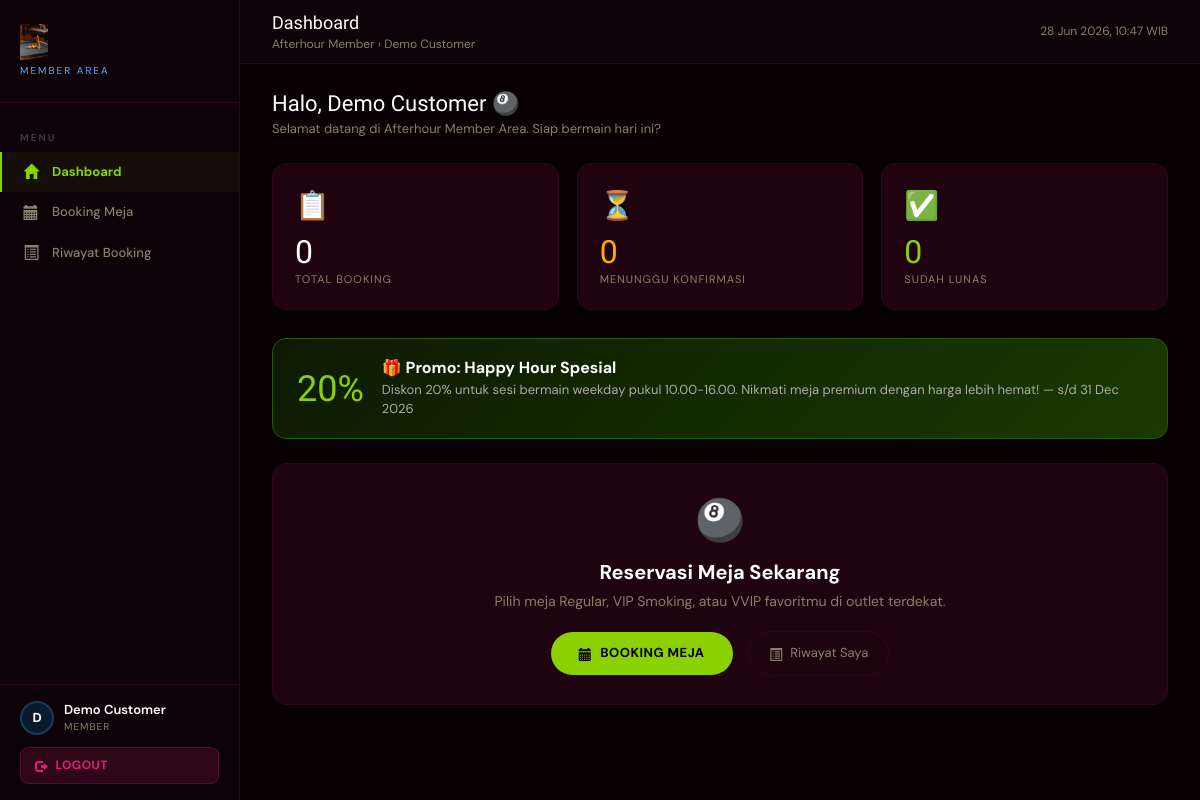
Page /dashboardcustomer.php (signed in) on the committed database.
### tables this page shows
CREATE TABLE IF NOT EXISTS discounts (
    discount_id     INT PRIMARY KEY AUTO_INCREMENT,
    title           VARCHAR(100) NOT NULL,
    description     TEXT NOT NULL,
    discount_pct    DECIMAL(5,2) NOT NULL,
    valid_from      DATE NOT NULL,
    valid_until     DATE NOT NULL,
    is_active       TINYINT(1) DEFAULT 1,
    created_at      DATETIME DEFAULT CURRENT_TIMESTAMP
);

### class/class.Connection.php (called while the page is built, shortened)
<?php
class Connection
{
    public function __construct()
    {
        $this->connection = mysqli_connect("localhost", "root", "", "afterhour_db");
    }
}
?>

### class/class.Booking.php (called while the page is built, shortened)
<?php
require_once(__DIR__ . '/class.Connection.php');
class Booking extends Connection
{
    public function SelectCustomerBookings($userid)
    {
        $uid = (int)$userid;
        $sql = "SELECT b.*, o.outlet_name, t.table_number, t.class_type
                FROM bookings b
                INNER JOIN billiard_tables t ON b.table_id=t.table_id
                INNER JOIN outlets o ON t.outlet_id=o.outlet_id
                WHERE b.userid=$uid
                ORDER BY b.booking_date DESC, b.start_time DESC";
        $res = mysqli_query($this->connection,$sql);
        $arr = [];
        return $arr;
    }
}
?>

### class/class.Discount.php (called while the page is built, shortened)
<?php
require_once(__DIR__ . '/class.Connection.php');
class Discount extends Connection
{
    public function __get($a)    { if (property_exists($this,$a)) return $this->$a; }
    public function SelectActiveDiscounts()
    {
        $today = date('Y-m-d');
        $sql   = "SELECT * FROM discounts WHERE is_active=1 AND valid_from<='$today' AND valid_until>='$today' ORDER BY discount_pct DESC";
        $res   = mysqli_query($this->connection,$sql);
        $arr   = [];
        while ($d = mysqli_fetch_assoc($res)) {
            $o = new Discount();
            $o->discount_id  = $d['discount_id'];
            $o->title        = $d['title'];
            $o->description  = $d['description'];
            $o->discount_pct = $d['discount_pct'];
            $o->valid_from   = $d['valid_from'];
            $o->valid_until  = $d['valid_until'];
            $o->is_active    = $d['is_active'];
            $arr[] = $o;
        }
        return $arr;
    }
}
?>

### dashboardcustomer.php (the view, shortened to what this page needs)
<?php
require_once('class/class.Booking.php');
require_once('class/class.Discount.php');
$objBooking = new Booking();
$objDiscount= new Discount();
$myBookings      = $objBooking->SelectCustomerBookings($_SESSION['userid']);
$activeDiscounts = $objDiscount->SelectActiveDiscounts();
$pendingCount    = count(array_filter($myBookings, fn($b) => $b->payment_status == 'Pending'));
$paidCount       = count(array_filter($myBookings, fn($b) => $b->payment_status == 'Paid'));
?>
<!DOCTYPE html>
<html lang="id">
<head>
    <link rel="stylesheet" href="https://maxcdn.bootstrapcdn.com/bootstrap/3.4.1/css/bootstrap.min.css">
</head>
<body>
<div class="sidebar">
    <div class="sidebar-brand">
        <img src="assets/logo/Afterhour.png" alt="Afterhour">
        <span class="role-tag">Member Area</span>
    </div>
    <nav class="sidebar-nav">
        <div class="nav-section-label">Menu</div>
        <a href="dashboardcustomer.php" class="nav-item <?= (!isset($_GET['p'])) ? 'active' : '' ?>">
            <span class="nav-icon glyphicon glyphicon-home"></span><span>Dashboard</span>
        </a>
        <a href="dashboardcustomer.php?p=booking" class="nav-item <?= (isset($_GET['p']) && $_GET['p']=='booking') ? 'active' : '' ?>">
            <span class="nav-icon glyphicon glyphicon-calendar"></span><span>Booking Meja</span>
        </a>
        <a href="dashboardcustomer.php?p=mybookings" class="nav-item <?= (isset($_GET['p']) && $_GET['p']=='mybookings') ? 'active' : '' ?>">
            <span class="nav-icon glyphicon glyphicon-list-alt"></span><span>Riwayat Booking</span>
        </a>
    </nav>
    <div class="sidebar-footer">
        <div class="user-mini">
            <div class="user-avatar"><?= strtoupper(substr($_SESSION['name'],0,1)) ?></div>
            <div>
                <div class="user-name"><?= htmlspecialchars($_SESSION['name']) ?></div>
                <div class="user-role">Member</div>
            </div>
        </div>
        <a href="logout.php" class="btn-logout">
            <span class="glyphicon glyphicon-log-out"></span><span>Logout</span>
        </a>
    </div>
</div>
<div class="main-content">
    <div class="topbar">
        <div>
            <div class="topbar-title">
                <?php
                $p = isset($_GET['p']) ? $_GET['p'] : 'home';
                $titles = ['booking'=>'Booking Meja','mybookings'=>'Riwayat Booking'];
                echo isset($titles[$p]) ? $titles[$p] : 'Dashboard';
                ?>
            </div>
            <div class="topbar-breadcrumb">Afterhour Member &rsaquo; <?= htmlspecialchars($_SESSION['name']) ?></div>
        </div>
        <div style="font-size:12px;color:#8A7E6C"><?= date('d M Y, H:i') ?> WIB</div>
    </div>
    <div class="page-body">
        <?php
        switch ($p) {
            default:
                ?>
                <div style="margin-bottom:24px">
                    <h2 style="font-family:'Boldonse',sans-serif;font-size:22px;color:#fff;margin:0 0 4px">Halo, <?= htmlspecialchars($_SESSION['name']) ?> 🎱</h2>
                    <p style="color:#8A7E6C;font-size:13px;margin:0">Selamat datang di Afterhour Member Area. Siap bermain hari ini?</p>
                </div>
                <div class="dash-grid">
                    <div class="dash-card">
                        <div class="dc-icon">📋</div>
                        <div class="dc-val"><?= count($myBookings) ?></div>
                        <div class="dc-label">Total Booking</div>
                    </div>
                    <div class="dash-card">
                        <div class="dc-icon">⏳</div>
                        <div class="dc-val" style="color:#ffaa00"><?= $pendingCount ?></div>
                        <div class="dc-label">Menunggu Konfirmasi</div>
                    </div>
                    <div class="dash-card">
                        <div class="dc-icon">✅</div>
                        <div class="dc-val" style="color:#8bd100"><?= $paidCount ?></div>
                        <div class="dc-label">Sudah Lunas</div>
                    </div>
                </div>
                <?php if (!empty($activeDiscounts)): $d = $activeDiscounts[0]; ?>
                <div class="promo-banner">
                    <div class="pb-pct"><?= (int)$d->discount_pct ?>%</div>
                    <div>
                        <h5>🎁 Promo: <?= htmlspecialchars($d->title) ?></h5>
                        <p><?= htmlspecialchars($d->description) ?> &mdash; s/d <?= date('d M Y',strtotime($d->valid_until)) ?></p>
                    </div>
                </div>
                <?php endif; ?>
                <div style="background:#1f0410;border:1px solid #2f0618;border-radius:14px;padding:28px;text-align:center;margin-top:8px">
                    <div style="font-size:40px;margin-bottom:12px">🎱</div>
                    <h4 style="color:#fff;font-family:'DM Sans',sans-serif;font-weight:700;font-size:20px;margin:0 0 8px">Reservasi Meja Sekarang</h4>
                    <p style="color:#8A7E6C;font-size:14px;margin:0 0 20px">Pilih meja Regular, VIP Smoking, atau VVIP favoritmu di outlet terdekat.</p>
                    <a href="dashboardcustomer.php?p=booking" class="btn-book-now">
                        <span class="glyphicon glyphicon-calendar"></span> BOOKING MEJA
                    </a>
                    <a href="dashboardcustomer.php?p=mybookings" class="btn-history">
                        <span class="glyphicon glyphicon-list-alt"></span> Riwayat Saya
                    </a>
                </div>
                <?php
                break;
        }
        ?>
    </div>
</div>
</body>
</html>

### dashboardcustomer.php (style rules this page uses)
* { box-sizing:border-box }
body { background:#070103;font-family:'DM Sans',sans-serif;margin:0;padding:0;color:#EDE8DC }
.sidebar { position:fixed;top:0;left:0;width:240px;height:100vh;background:#0d0208;border-right:1px solid #2f0618;z-index:100;display:flex;flex-direction:column }
.sidebar-brand { padding:24px 20px;border-bottom:1px solid #2f0618 }
.sidebar-brand img { height:36px;width:auto;object-fit:contain }
.sidebar-brand .role-tag { font-size:10px;color:#5aacff;letter-spacing:2px;text-transform:uppercase;margin-top:4px;display:block }
.sidebar-nav { flex:1;overflow-y:auto;padding:16px 0 }
.nav-section-label { font-size:10px;color:#4a3a42;letter-spacing:2px;text-transform:uppercase;padding:12px 20px 6px;font-weight:600 }
.nav-item { display:flex;align-items:center;gap:12px;padding:11px 20px;color:#8A7E6C;font-size:13px;font-weight:500;text-decoration:none;transition:all 0.2s;border-left:2px solid transparent }
.nav-item.active { color:#8bd100;border-left-color:#8bd100;background:rgba(139,209,0,0.06);font-weight:700 }
.nav-icon { font-size:15px;width:18px;text-align:center;flex-shrink:0 }
.sidebar-footer { padding:16px 20px;border-top:1px solid #2f0618 }
.user-mini { display:flex;align-items:center;gap:10px;margin-bottom:12px }
.user-avatar { width:34px;height:34px;border-radius:50%;background:#0a1a2a;border:2px solid #1a3a5a;display:flex;align-items:center;justify-content:center;font-weight:700;color:#fff;font-size:13px;overflow:hidden }
.user-name { font-size:13px;font-weight:600;color:#fff }
.user-role { font-size:10px;color:#8A7E6C;letter-spacing:1px;text-transform:uppercase }
.btn-logout { display:flex;align-items:center;gap:8px;width:100%;background:#2f0618;border:1px solid #4f1030;color:#e81b7b;font-size:12px;font-weight:700;padding:9px 14px;border-radius:8px;text-decoration:none;transition:all 0.2s;letter-spacing:0.5px;text-transform:uppercase }
.main-content { margin-left:240px;min-height:100vh;background:#070103 }
.topbar { background:#0d0208;border-bottom:1px solid #2f0618;padding:0 32px;height:64px;display:flex;align-items:center;justify-content:space-between;position:sticky;top:0;z-index:50 }
.topbar-title { font-family:'Boldonse',sans-serif;font-size:18px;color:#fff }
.topbar-breadcrumb { font-size:12px;color:#8A7E6C }
.page-body { padding:28px 32px }
.dash-grid { display:grid;grid-template-columns:repeat(3,1fr);gap:18px;margin-bottom:28px }
.dash-card { background:#1f0410;border:1px solid #2f0618;border-radius:14px;padding:22px;transition:border-color 0.3s }
.dash-card .dc-icon { font-size:28px;margin-bottom:10px }
.dash-card .dc-val { font-family:'Boldonse',sans-serif;font-size:32px;color:#fff;line-height:1;margin-bottom:4px }
.dash-card .dc-label { font-size:11px;color:#8A7E6C;letter-spacing:1px;text-transform:uppercase }
.btn-book-now { display:inline-flex;align-items:center;gap:8px;background:#8bd100;color:#000;font-weight:700;font-size:13px;padding:12px 28px;border-radius:30px;text-decoration:none;transition:all 0.3s;letter-spacing:0.5px }
.btn-history { display:inline-flex;align-items:center;gap:8px;background:transparent;color:#8A7E6C;font-size:13px;padding:12px 20px;border-radius:30px;text-decoration:none;border:1px solid #2f0618;transition:all 0.3s;margin-left:12px }
.promo-banner { background:linear-gradient(135deg,#0d1a00,#1a3a00);border:1px solid #2a5a00;border-radius:14px;padding:20px 24px;margin-bottom:24px;display:flex;align-items:center;gap:18px }
.promo-banner .pb-pct { font-family:'Boldonse',sans-serif;font-size:36px;color:#8bd100;line-height:1;flex-shrink:0 }
.promo-banner h5 { color:#fff;font-family:'DM Sans',sans-serif;font-weight:700;font-size:16px;margin:0 0 4px }
.promo-banner p { color:#aaa;font-size:13px;margin:0 }

### rows in the picture
discounts: discount_pct "20", title "Happy Hour Spesial", description "Diskon 20% untuk sesi bermain weekday pukul 10.00-16.00. Nikmati meja premium dengan harga lebih hemat!", valid_until "31 Dec 2026"

### other values in the picture
substr($_SESSION['name'],0,1) "D"
$_SESSION['name'] "Demo Customer"
count($myBookings) "0"
$pendingCount "0"
$paidCount "0"
